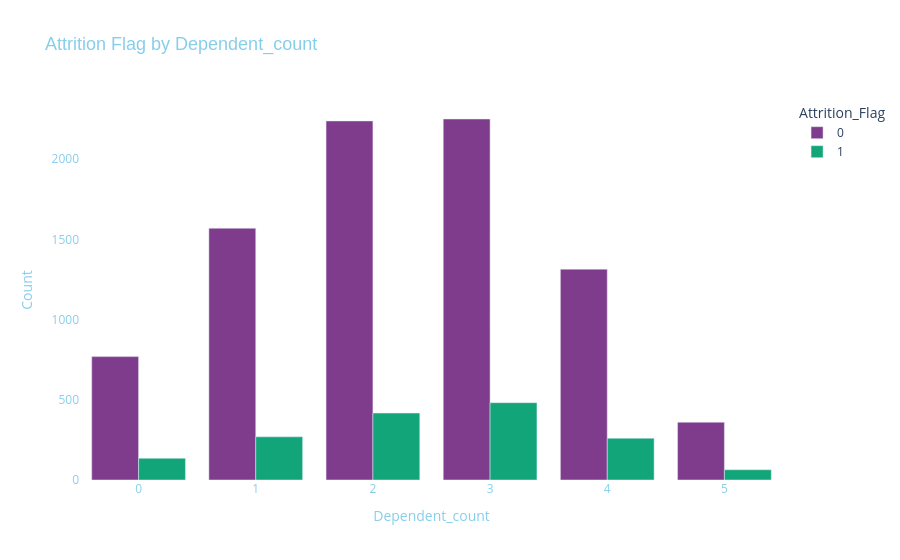

The code cell stored with this chart in its notebook:
### Code cell
# Count occurrences of each "Bank_Relationship_Period" grouped by "Attrition_Flag"
attrition_counts = (
    df.groupby("Dependent_count")["Attrition_Flag"]
    .value_counts()
    .unstack()
    .reset_index()
)

# Melt the DataFrame for proper formatting
attrition_counts = attrition_counts.melt(
    id_vars=["Dependent_count"], var_name="Attrition_Flag", value_name="Count"
)

# Create a bar plot
fig = px.bar(
    attrition_counts,
    x="Dependent_count",
    y="Count",
    color="Attrition_Flag",
    title="Attrition Flag by Dependent_count",
    color_discrete_sequence=px.colors.qualitative.Bold,
)  # Custom color palette

# Customize layout (remove background, change title color)
fig.update_layout(
    paper_bgcolor="rgba(0,0,0,0)",  # Transparent background
    plot_bgcolor="rgba(0,0,0,0)",
    title_font=dict(size=18, color="Skyblue", family="Arial"),  # Custom title color

    xaxis=dict(
        title='Dependent_count',
        title_font=dict(size=14, color='skyblue'),  # X-axis label color
        tickfont=dict(size=12, color='skyblue')  # X-axis numbers color
    ),
    yaxis=dict(
        title='Count',
        title_font=dict(size=14, color='skyblue'),  # Y-axis label color
        tickfont=dict(size=12, color='skyblue')  # Y-axis numbers color
    ),
    barmode="group",  # Group bars side by side
)

# Show the figure
fig.show()

### Figure 1 — Plotly figure (JSON) as saved in the notebook; plotly's stock layout.template omitted (floating-point values rounded to 4 significant figures)
{"data": [{"hovertemplate": "Attrition_Flag=0<br>Dependent_count=%{x}<br>Count=%{y}<extra></extra>", "legendgroup": "0", "marker": {"color": "rgb(127, 60, 141)", "pattern": {"shape": ""}}, "name": "0", "orientation": "v", "showlegend": true, "textposition": "auto", "type": "bar", "x": [0, 1, 2, 3, 4, 5], "xaxis": "x", "y": [769, 1569, 2238, 2250, 1314, 360], "yaxis": "y"}, {"hovertemplate": "Attrition_Flag=1<br>Dependent_count=%{x}<br>Count=%{y}<extra></extra>", "legendgroup": "1", "marker": {"color": "rgb(17, 165, 121)", "pattern": {"shape": ""}}, "name": "1", "orientation": "v", "showlegend": true, "textposition": "auto", "type": "bar", "x": [0, 1, 2, 3, 4, 5], "xaxis": "x", "y": [135, 269, 417, 482, 260, 64], "yaxis": "y"}], "layout": {"barmode": "group", "legend": {"title": {"text": "Attrition_Flag"}, "tracegroupgap": 0}, "paper_bgcolor": "rgba(0,0,0,0)", "plot_bgcolor": "rgba(0,0,0,0)", "title": {"font": {"color": "Skyblue", "family": "Arial", "size": 18}, "text": "Attrition Flag by Dependent_count"}, "xaxis": {"anchor": "y", "domain": [0, 1], "tickfont": {"color": "skyblue", "size": 12}, "title": {"font": {"color": "skyblue", "size": 14}, "text": "Dependent_count"}}, "yaxis": {"anchor": "x", "domain": [0, 1], "tickfont": {"color": "skyblue", "size": 12}, "title": {"font": {"color": "skyblue", "size": 14}, "text": "Count"}}}}
